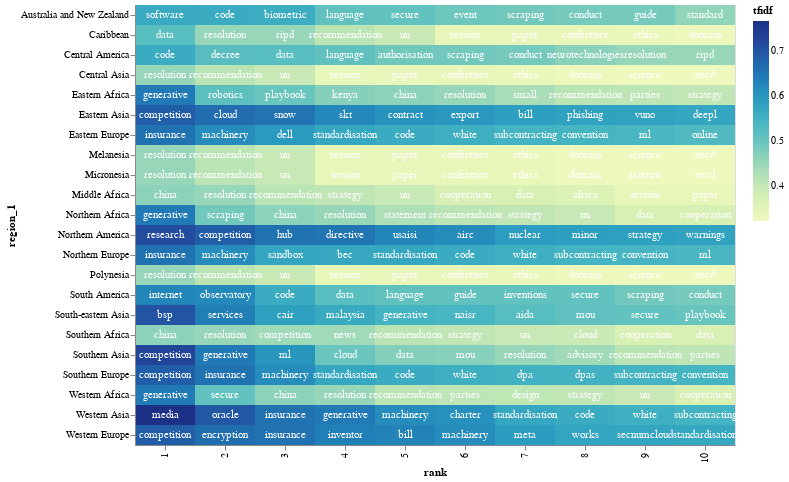

Write notebook code for a chart like this one.
### Code cell
# Visualizing TF-IDF

# adding a little randomness to break ties in term ranking
top_tfidf_plusRand = top_tfidf.copy()
top_tfidf_plusRand['tfidf'] = top_tfidf_plusRand['tfidf'] + np.random.rand(top_tfidf.shape[0])*0.0001

# base for all visualizations, with rank calculation
base = alt.Chart(top_tfidf_plusRand).encode(
    x = 'rank:O',
    y = 'region_1:N'
).transform_window(
    rank = "rank()",
    sort = [alt.SortField("tfidf", order="descending")],
    groupby = ["region_1"],
)

# heatmap specification
heatmap = base.mark_rect().encode(
    color = 'tfidf:Q'
)

# text labels, white for darker heatmap colors
text = base.mark_text(baseline='middle').encode(
    text = 'term:N',
    color = alt.condition(alt.datum.tfidf >= 0.23, alt.value('white'), alt.value('black'))
)

# display the three superimposed visualizations
(heatmap + circle + text).properties(width = 600)

### Figure 1 — Vega-Lite specification as saved in the notebook (floating-point values rounded to 4 significant figures; data arrays with more than 128 entries replaced by an {"elided": "..."} marker saying what was removed)
{"config": {"view": {"continuousWidth": 300, "continuousHeight": 300}}, "layer": [{"data": {"name": "data-54e5eefeb335ab2651b036fc77b3b17a"}, "mark": {"type": "rect"}, "encoding": {"color": {"field": "tfidf", "type": "quantitative"}, "x": {"field": "rank", "type": "ordinal"}, "y": {"field": "region_1", "type": "nominal"}}, "transform": [{"window": [{"op": "rank", "field": "", "as": "rank"}], "groupby": ["region_1"], "sort": [{"field": "tfidf", "order": "descending"}]}]}, {"data": {"name": "data-92910b17c26ce96e13c615d4433a67a4"}, "mark": {"type": "circle", "size": 100}, "encoding": {"color": {"condition": {"test": {"field": "term", "oneOf": []}, "value": "red"}, "value": "#FFFFFF00"}, "x": {"field": "rank", "type": "ordinal"}, "y": {"field": "region_1", "type": "nominal"}}, "transform": [{"window": [{"op": "rank", "field": "", "as": "rank"}], "groupby": ["region_1"], "sort": [{"field": "tfidf", "order": "descending"}]}]}, {"data": {"name": "data-54e5eefeb335ab2651b036fc77b3b17a"}, "mark": {"type": "text", "baseline": "middle"}, "encoding": {"color": {"condition": {"test": "(datum.tfidf >= 0.23)", "value": "white"}, "value": "black"}, "text": {"field": "term", "type": "nominal"}, "x": {"field": "rank", "type": "ordinal"}, "y": {"field": "region_1", "type": "nominal"}}, "transform": [{"window": [{"op": "rank", "field": "", "as": "rank"}], "groupby": ["region_1"], "sort": [{"field": "tfidf", "order": "descending"}]}]}], "width": 600, "$schema": "https://vega.github.io/schema/vega-lite/v5.20.1.json", "datasets": {"data-54e5eefeb335ab2651b036fc77b3b17a": {"elided": "220 records"}, "data-92910b17c26ce96e13c615d4433a67a4": {"elided": "220 records"}}}
